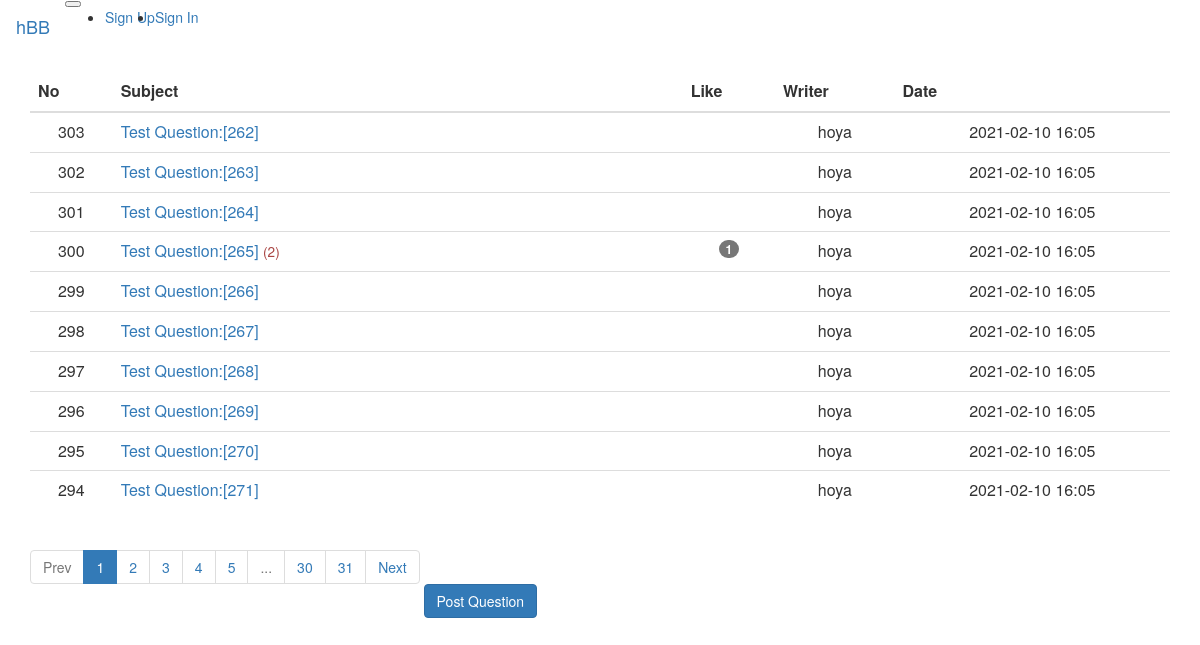
Page /question/list/ on the committed database.
### src/models/question.py (models this page shows)
class QuestionModel(db.Model):
    id = db.Column(db.Integer, primary_key=True)
    subject = db.Column(db.String(200), nullable=False)
    content = db.Column(db.Text(), nullable=False)
    created_date = db.Column(db.DateTime(), nullable=False)
    user_id = db.Column(
        db.Integer, db.ForeignKey("user_model.id", ondelete="CASCADE"), nullable=False
    )
    user = db.relationship("UserModel", backref=db.backref("question_set"))
    modified_date = db.Column(db.DateTime(), nullable=True)
    like = db.relationship(
        "UserModel", secondary=question_like, backref=db.backref("question_like_set")
    )

### src/models/user.py (models this page shows)
class UserModel(db.Model):
    id = db.Column(db.Integer, primary_key=True)
    username = db.Column(db.String(150), unique=True, nullable=False)
    password = db.Column(db.String(200), nullable=False)
    email = db.Column(db.String(120), unique=True, nullable=False)

### src/views/question_views.py (the view)
@bp.route("/list/")
def _list():
    page = request.args.get("page", type=int, default=1)
    question_list = QuestionModel.query.order_by(QuestionModel.created_date.desc())
    question_list = question_list.paginate(page, per_page=10)
    return render_template("question/question_list.html", question_list=question_list)

### src/filter.py (called while the page is built)
def format_datetime(value, fmt="%Y-%m-%d %H:%M"):
    return value.strftime(fmt)

### src/views/account_views.py (called while the page is built)
@bp.before_app_request
def load_signed_in_user():
    user_id = session.get("user_id")
    if user_id is None:
        g.user = None
    else:
        g.user = UserModel.query.get(user_id)

### src/templates/question/question_list.html
{% extends "base.html" %}
{% block content %}
<div class="container my-3">
  <table class="table">
    <thead>
      <tr class="text-center thead-dark">
        <th>No</th>
        <th style="width: 50%">Subject</th>
        <th>Like</th>
        <th>Writer</th>
        <th>Date</th>
      </tr>
    </thead>
    <tbody>
      {% if question_list %} {% for question in question_list.items %}
      <tr class="text-center">
        <td>{{ question_list.total - ((question_list.page - 1) * question_list.per_page) - loop.index0 }}</td>
        <td class="text-left">
          <a href="{{ url_for('question.detail', question_id=question.id) }}">
            {{ question.subject }}
          </a>
          {% if question.answer_set|length > 0 %}
          <span class="text-danger small ml-2">({{ question.answer_set|length }})</span>
          {% endif %}
        </td>
        <td>
          {% if question.like|length > 0 %}
          <span class="badge badge-warning px-2 py-1">{{ question.like|length }}</span>
          {% endif %}
        </td>
        <td>{{ question.user.username }}</td>
        <td>{{ question.created_date|datetime }}</td>
      </tr>
      {% endfor %} {% else %}
      <tr>
        <td colspan="3">There are no questions.</td>
      </tr>
      {% endif %}
    </tbody>
  </table>
  <ul class="pagination justify-content-center">
    {% if question_list.has_prev %}
    <li class="page-item">
      <a class="page-link" href="?page={{ question_list.prev_num }}">Prev</a>
    </li>
    {% else %}
    <li class="page-item disabled">
      <a class="page-link" tabindex="-1" aria-disabled="true" href="#">Prev</a>
    </li>
    {% endif %}
    {% for page_num in question_list.iter_pages() %}
    {% if page_num %}
    {% if page_num != question_list.page %}
    <li class="page-item">
      <a class="page-link" href="?page={{ page_num }}">{{ page_num }}</a>
    </li>
    {% else %}
    <li class="page-item active" aria-current="page">
      <a class="page-link" href="#">{{ page_num }}</a>
    </li>
    {% endif %} {% else %}
    <li class="disabled">
      <a class="page-link" href="#">...</a>
    </li>
    {% endif %} {% endfor %}
    {% if question_list.has_next %}
    <li class="page-item">
      <a class="page-link" href="?page={{ question_list.next_num }}">Next</a>
    </li>
    {% else %}
    <li class="page-item disabled">
      <a class="page-link" tabindex="-1" aria-disabled="true" href="#">Next</a>
    </li>
    {% endif %}
  </ul>
  <a href="{{ url_for('question.create') }}" class="btn btn-primary">Post Question</a>
</div>
{% endblock %}

### rows in the picture
QuestionModel: total "303", subject "Test Question:[262]", user.username "hoya", created_date "2021-02-10 16:05"
QuestionModel: total "302", subject "Test Question:[263]", user.username "hoya", created_date "2021-02-10 16:05"
QuestionModel: total "301", subject "Test Question:[264]", user.username "hoya", created_date "2021-02-10 16:05"
QuestionModel: total "300", subject "Test Question:[265]", answer_set|length "2", like|length "1", user.username "hoya", created_date "2021-02-10 16:05"
QuestionModel: total "299", subject "Test Question:[266]", user.username "hoya", created_date "2021-02-10 16:05"
QuestionModel: total "298", subject "Test Question:[267]", user.username "hoya", created_date "2021-02-10 16:05"
QuestionModel: total "297", subject "Test Question:[268]", user.username "hoya", created_date "2021-02-10 16:05"
QuestionModel: total "296", subject "Test Question:[269]", user.username "hoya", created_date "2021-02-10 16:05"
QuestionModel: total "295", subject "Test Question:[270]", user.username "hoya", created_date "2021-02-10 16:05"
QuestionModel: total "294", subject "Test Question:[271]", user.username "hoya", created_date "2021-02-10 16:05"

### other values in the picture
{{ page_num }} "1"
{{ page_num }} "2" "3" "4" "5" "30" "31"
